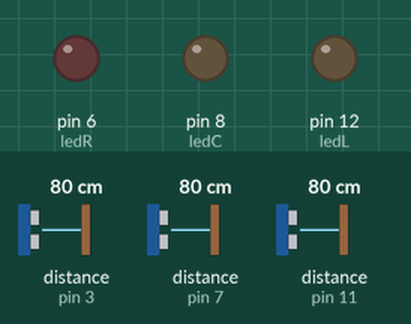
This sketch was run on a simulated Arduino Uno, built with avr-gcc and run on an emulated ATmega328P. Shown: output pins drawn as LEDs (lit = HIGH). Wiring (inferred from the names in the program): 3 × ultrasonic range finder: trigger pin 2, echo pin 3 / trigger pin 4, echo pin 7 / trigger pin 10, echo pin 11. The test bench sets the inputs (shaded band); at power-on: distance to the obstacle (sensors on pin 3, pin 7, pin 11) 80 cm. The echo pulse lasts 58.3 µs per cm; pins used as bus, display or sensor lines are not drawn; what the sketch prints to the serial monitor is not drawn.

Above: at 0.1 s.
At 1.1 s:
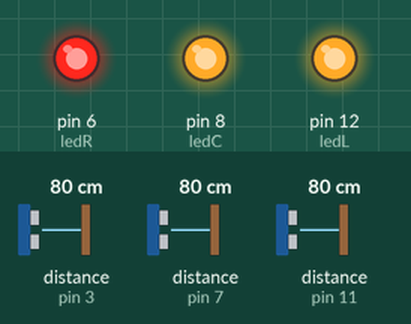
Timing chart, 0 to 2.6 s (numbered marks = the images above):
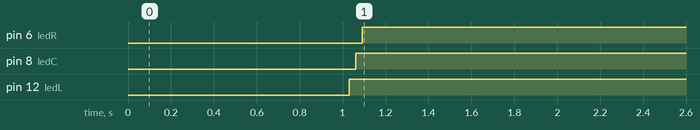

The sketch:

ObstacleAvoidanceModule.ino
```cpp
/*
 *  RoboCart: Obstacle Avoidance
 *
 *  03/08/19
 *  Todo:
 *   * Make code less repetitive (array of sensor objects[x]?)
 *   * Arrange sensors by side
 *   * Comment behavior
 *   * Update Done/TODO whenever something has beem implemented/thought of
 *  Done:
 *   * Created GitHub
 *   * Added header
 *   * Copied modified library to local folder
 *   * goddamnit magno....
 */

#include "SR04.h"   // Use modified library in folder

#define minDistance 90.0

// Left sensor pins
#define trigL 2
#define echoLL 3
#define echoLR 5

// Center sensor pins
#define trigC 4
#define echoCL 7
#define echoCR 9

// Right sensor pins
#define trigR 10
#define echoRL 11
#define echoRR 13

// LED pin
#define ledL  12
#define ledC  8
#define ledR  6

// Sensor objects
SR04 usLL = SR04(echoLL, trigL);
SR04 usLR = SR04(echoLR, trigL);
SR04 usCL = SR04(echoCL, trigC);
SR04 usCR = SR04(echoCR, trigC);
SR04 usRL = SR04(echoRL, trigR);
SR04 usRR = SR04(echoRR, trigR);

void setup()
{
   Serial.begin(9600);
   delay(1000);

   pinMode(ledL, OUTPUT);
   pinMode(ledC, OUTPUT);
   pinMode(ledR, OUTPUT);
}

void loop()
{
  if(usLL.Distance() < minDistance || usLR.Distance() < minDistance)
  {
    digitalWrite(ledL, HIGH);
  }
  else {
    digitalWrite(ledL, LOW);
  }

  if(usCL.Distance() < minDistance || usCR.Distance() < minDistance)
  {
    digitalWrite(ledC, HIGH);
  }
  else
  {
    digitalWrite(ledC, LOW);
  }

  if(usRL.Distance() < minDistance || usRR.Distance() < minDistance)
  {
    digitalWrite(ledR, HIGH);
  }
  else
  {
    digitalWrite(ledR, LOW);
  }

  // Why are these calls here? Probably unnecessary.
  // Remember each call to getDistance() takes a long time, so unnecessary calls
  // will reduce response time considerably.
  long usDistLL = usLL.getDistance();
  long usDistLR = usLR.getDistance();
  long usDistCL = usCL.getDistance();
  long usDistCR = usCR.getDistance();
  long usDistRL = usRL.getDistance();
  long usDistRR = usRR.getDistance();

  /*Serial.println("LL");
  Serial.println(usDistLL);
  Serial.println("LR");
  Serial.println(usDistLR);*/
  Serial.println("CL");
  Serial.println(usDistCL);
  Serial.println("CR");
  Serial.println(usDistCR);
  /*Serial.println("RL");
  Serial.println(usDistRL);
  Serial.println("RR");
  Serial.println(usDistRR);*/
}
```

SR04.cpp
```cpp
#include "SR04.h"

SR04::SR04(int echoPin, int triggerPin) {
    _echoPin = echoPin;
    _triggerPin = triggerPin;
    pinMode(_echoPin, INPUT);
    pinMode(_triggerPin, OUTPUT);
    _autoMode = false;
    _distance = 999;
}


long SR04::Distance() {
    long d = 0;
    _duration = 0;
    digitalWrite(_triggerPin, LOW);
    delayMicroseconds(2);
    digitalWrite(_triggerPin, HIGH);
    delayMicroseconds(10);
    digitalWrite(_triggerPin, LOW);
    delayMicroseconds(2);
    _duration = pulseIn(_echoPin, HIGH, PULSE_TIMEOUT);
    d = MicrosecondsToCentimeter(_duration);
    delay(25);
	if (d < 5)	d = 999;
	_distance = d;
    return d;
}

long SR04::DistanceAvg(int wait, int count) {
    long min, max, avg, d;
    min = 999;
    max = 0;
    avg = d = 0;

    if (wait < 25) {
        wait = 25;
    }

    if (count < 1) {
        count = 1;
    }

    for (int x = 0; x < count + 2; x++) {
        d = Distance();

        if (d < min) {
            min = d;
        }

        if (d > max) {
            max = d;
        }

        avg += d;
    }

    // substract highest and lowest value
    avg -= (max + min);
    // calculate average
    avg /= count;
    return avg;
}

void SR04::Ping() {
    _distance = Distance();
}

long SR04::getDistance() {
    return _distance;
}

long SR04::MicrosecondsToCentimeter(long duration) {
    long d = (duration * 100) / 5882;
    //d = (d == 0)?999:d;
    return d;
}
```

SR04.h
```cpp
#ifndef SR04_H
#define SR04_H

#if defined(ARDUINO) && ARDUINO >= 100
	#include "Arduino.h"
#else
	#include "WProgram.h"
#endif
//#include "pins_arduino.h"

#include <inttypes.h>

//#define PULSE_TIMEOUT 150000L	// 100ms
#define PULSE_TIMEOUT 8000L	// 25ms
#define DEFAULT_DELAY 10
#define DEFAULT_PINGS 5
class SR04 {
public:

	/**
	* Constructor
	* Ultrasonic sensor SR04, four connections pins
	* VCC, ECHO, TRIGGER, GND
	* <br>
	* \param echoPin digital INPUT-Pin for measuring distance
	* \param triggerPin if 10us high a trigger signal is generated from
	*					SR04
	*
	* \return void
	*/
	SR04(int echoPin, int triggerPin);

	/**
	* Do a measurment for this sensor. Return distance as long
	* in centimenter
	* \return long distance in centimeter
	*/
	long Distance();

	/**
	* Do count measurents and calculate the average.
	* To avoid defilement from ow/high peaks, min/max values
	* are substracted from the average
	*
	* \param wait delay between measurements, default = DEFAULT_DELAY/ms
	* \param count number of measurements, default DEFAULT_PINGS
	* \return long distance in centimeter
	**/
	long DistanceAvg(int wait=DEFAULT_DELAY, int count=DEFAULT_PINGS);

	/**
	* Do only a ping. Get result with methode getDistance()
	*
	* \param keine
	*/
	void Ping() ;

	/**
	* return latest distance. Methode Ping() should be called before
	* \param keine
	* \return Distanz in Zentimeter
	*/
	long getDistance();


private:
	/**
	* Do the measurement calculation and return result in centimeter
	* SR04 measure echo time to obstacle and return way.
	* <br>
	* Sound travels with 340m/sec
	* <br>
	* Example: Obstace 100cm away from SR04. Measure time is 100cm to
	* obstacle and 100cm return = 200cm
	* <br>
	* 1sec = 1000ms = 1.000.000uS
	* 1.000.000 / 340 = Distance in microseconds for 100cm
	* 2941uS fuer 100cm = 5882 uS fuer 200cm
	*
	* duration / 5882 * 100 = distance in cm
	*/
	long MicrosecondsToCentimeter(long duration);

	long _currentDistance;
	int _echoPin, _triggerPin;
	long _duration, _distance;
	bool _autoMode;
};
#endif
```

Measured:
- by itself, pin 6 (ledR), pin 8 (ledC): LOW → HIGH at 1.1 s
- by itself, pin 12 (ledL): LOW → HIGH at 1.0 s
